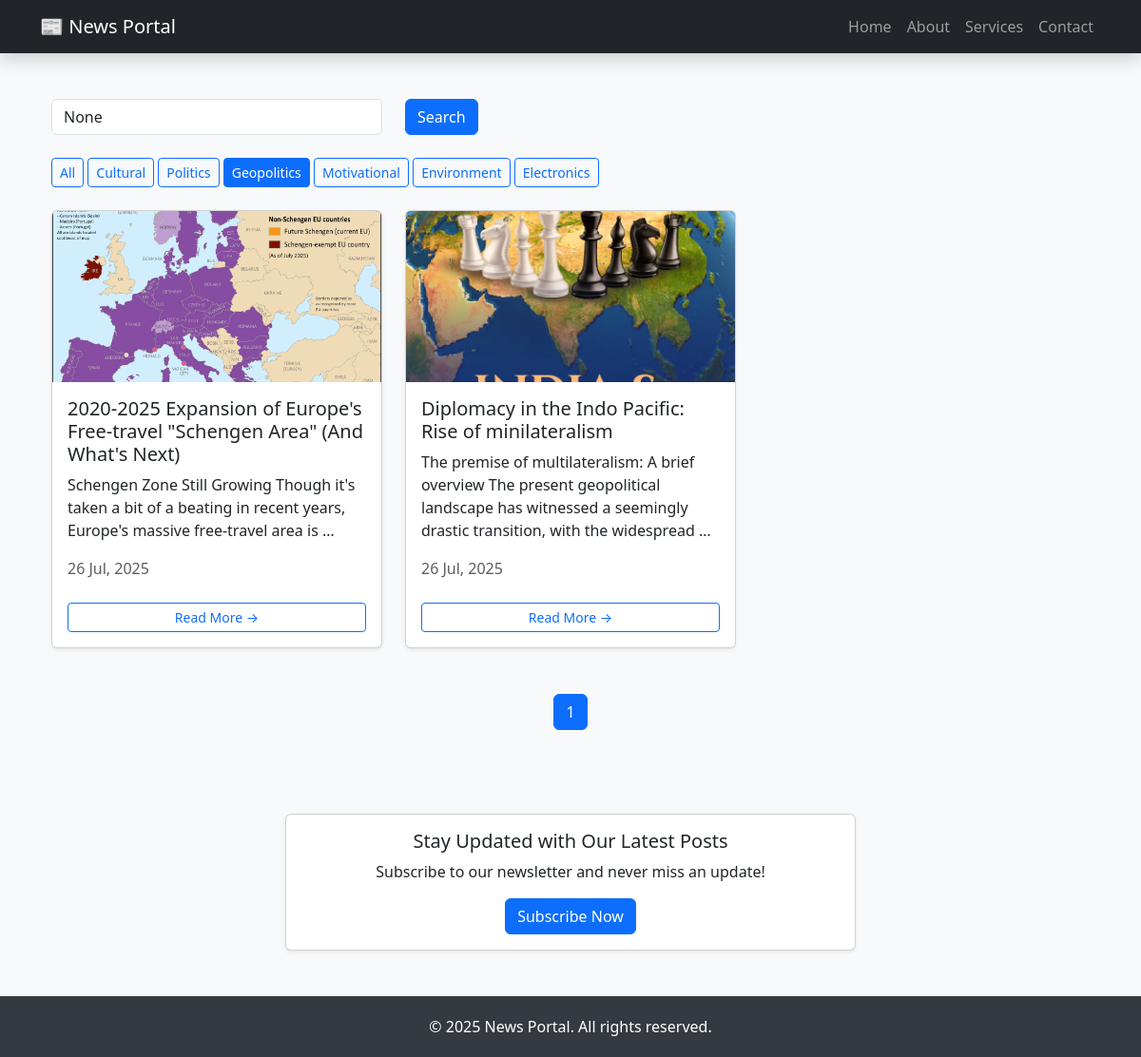
Screenshot of /?category=Geopolitics with the database file from the repository.
### blog/models.py (models this page shows, shortened)
class Category(models.Model):
    name = models.CharField(max_length=100)

class Post(models.Model):
    title = models.CharField(max_length=200)
    image = models.ImageField(upload_to='post_images/', null=True, blank=True)
    content = models.TextField()
    date_posted = models.DateTimeField(auto_now_add=True)
    category = models.ForeignKey('Category', on_delete=models.CASCADE)

### blog/views.py (the view)
# urls.py: path('', views.home, name='home'),
def home(request):
    category_name = request.GET.get('category')
    query = request.GET.get('q')
    posts = Post.objects.all()
    if category_name:
        posts = posts.filter(category__name__iexact=category_name)
    if query:
        posts = posts.filter(Q(title__icontains=query) | Q(content__icontains=query))
    paginator = Paginator(posts.order_by('-date_posted'), 6)  # 6 posts per page
    page = request.GET.get('page')
    posts = paginator.get_page(page)
    categories = Category.objects.all()
    return render(request, 'blog/home.html', {
        'posts': posts,
        'categories': categories,
        'selected_category': category_name,
        'query': query
    })

### templates/blog/home.html (shortened to what this page needs)
{% extends 'blog/base.html' %}
{% block content %}
<div class="container mt-4">
    <form method="get" class="row mb-4">
        <div class="col-md-4">
            <input type="text" name="q" value="{{ query }}" class="form-control" placeholder="Search...">
        </div>
        <div class="col-md-2">
            <button type="submit" class="btn btn-primary">Search</button>
        </div>
    </form>
    <div class="mb-4">
        <a href="{% url 'home' %}" class="btn btn-sm {% if not selected_category %}btn-primary{% else %}btn-outline-primary{% endif %}">All</a>
        {% for category in categories %}
            <a href="?category={{ category.name }}" class="btn btn-sm {% if selected_category == category.name %}btn-primary{% else %}btn-outline-primary{% endif %}">
                {{ category.name }}
            </a>
        {% endfor %}
    </div>
    <div class="row">
        {% for post in posts %}
        <div class="col-md-4 mb-4">
            <div class="card h-100 shadow-sm">
                {% if post.image %}
                    <img src="{{ post.image.url }}" class="card-img-top" alt="{{ post.title }}" style="max-height: 180px; object-fit: cover;">
                {% endif %}
                <div class="card-body d-flex flex-column">
                    <h5 class="card-title">{{ post.title|truncatewords:10 }}</h5>
                    <p class="card-text">{{ post.content|truncatewords:20 }}</p>
                    <p class="text-muted mt-auto">{{ post.date_posted|date:"d M, Y" }}</p>
                    <a href="{% url 'post_detail' post.id %}" class="btn btn-sm btn-outline-primary mt-2">Read More →</a>
                </div>
            </div>
        </div>
        {% empty %}
        <div class="col-12">
            <p>No posts available.</p>
        </div>
        {% endfor %}
    </div>
    <div class="mt-4 text-center">
        <nav aria-label="Page navigation">
            <ul class="pagination justify-content-center">
                <li class="page-item active">
                    <a class="page-link">{{ posts.number }}</a>
                </li>
            </ul>
        </nav>
    </div>
</div>
{% endblock %}

### templates/blog/base.html (style rules this page uses)
body { background-color: #f8f9fa; }

### rows the page displays
Category: name "Cultural"
Category: name "Politics"
Category: name "Geopolitics"
Category: name "Motivational"
Category: name "Environment"
Category: name "Electronics"
Post: image (picture), title "2020-2025 Expansion of Europe's Free-travel \"Schengen Area\" (And What's Next)", content "Schengen Zone Still Growing Though it's taken a bit of a beating in recent years, Europe's massive free-travel area is …", date_posted "26 Jul, 2025"
Post: image (picture), title "Diplomacy in the Indo Pacific: Rise of minilateralism", content "The premise of multilateralism: A brief overview The present geopolitical landscape has witnessed a seemingly drastic transition, with the widespread …", date_posted "26 Jul, 2025"

### other values shown
{{ posts.number }} "1"
